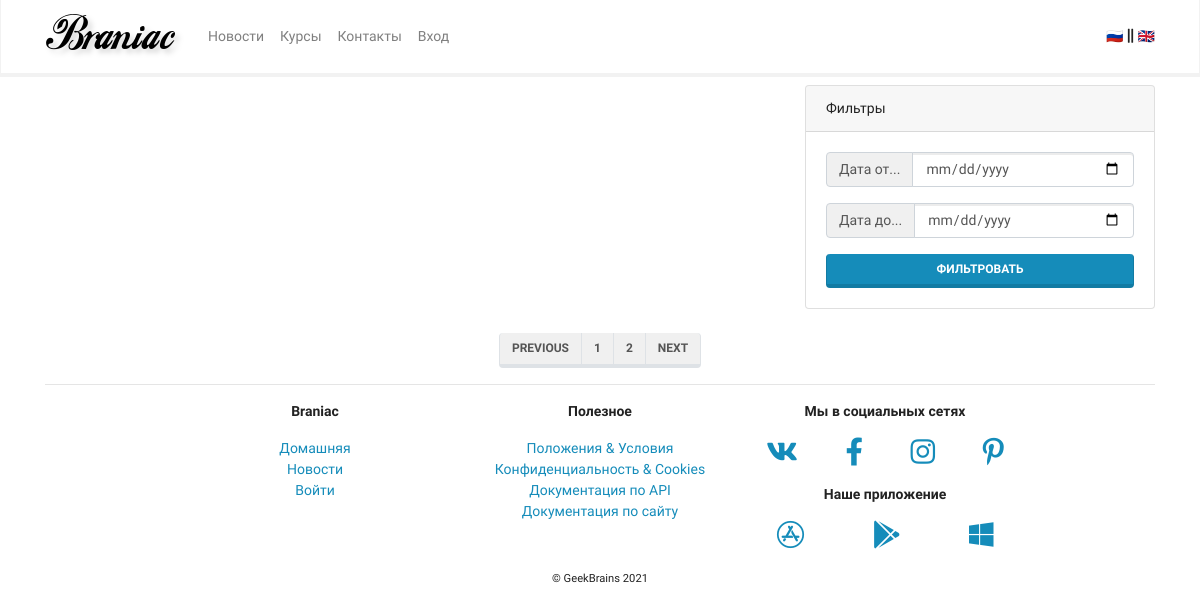
The page /mainapp/news/ on the database as committed earlier.
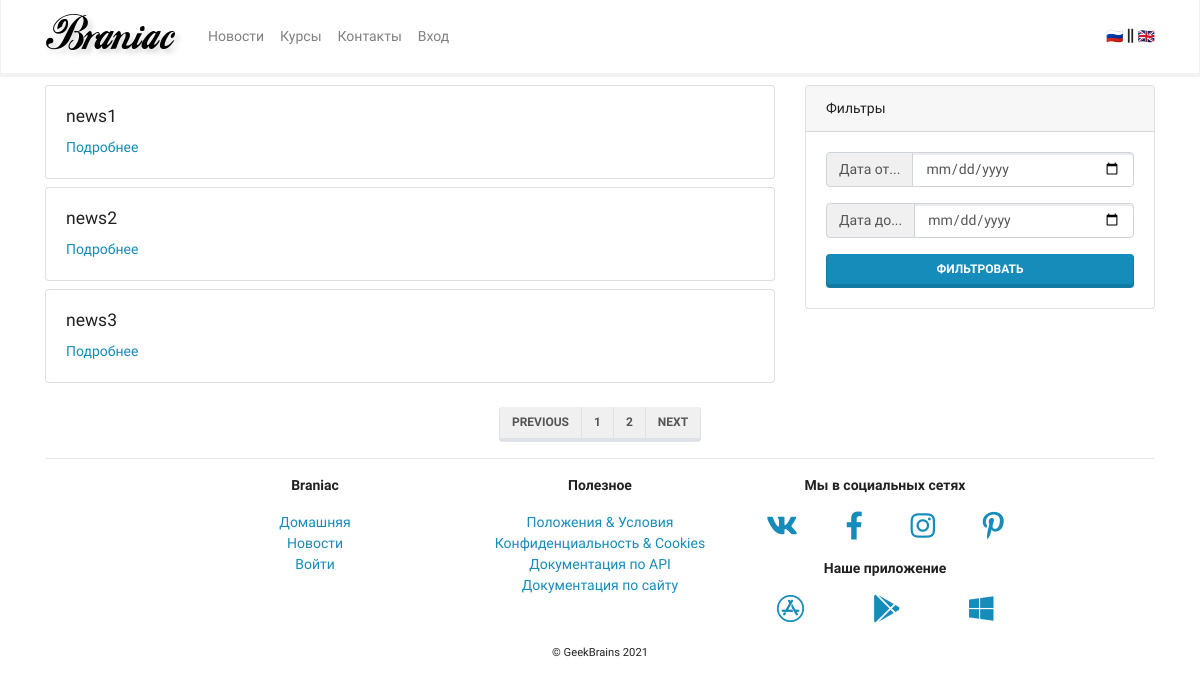
The same page on the database as committed later.
### mainapp/models.py (models this page shows, shortened)
class BaseModel(models.Model):
    created_at = models.DateTimeField(auto_now_add=True, verbose_name='Дата создания')
    updated_at = models.DateTimeField(auto_now=True, verbose_name='Дата последненго изменения')
    deleted = models.BooleanField(default=False, verbose_name='Удален')
    class Meta:
        abstract = True
        ordering = ('-created_at',)

class News(BaseModel):
    objects = NewsManager
    title = models.CharField(max_length=255, verbose_name='Заголовок')
    preamble = models.CharField(max_length=1000, verbose_name='Вступление')
    body = models.TextField(verbose_name='Содержимое')
    body_as_markdown = models.BooleanField(default=False, verbose_name='Способ разметки')
    class Meta:
        verbose_name = 'новость'
        verbose_name_plural = 'новости'

### mainapp/views.py (the view)
# urls.py: path('news/', views.NewsListView.as_view(), name='news'),
class NewsListView(ListView):
    model = News
    paginate_by: 5
    def get_queryset(self):
        return super().get_queryset().filter(deleted=False)

### mainapp/context_processor.py (called while the page is built)
def my_context_processor(request):
    return {
        'foo':'bar'
    }

### mainapp/templates/mainapp/news_list.html (shortened to what this page needs)
{% extends 'mainapp/base.html' %}
{% block content %}
<div class="row">
<div class="col-lg-8">
{% for item in object_list %}
<div class="card my-2">
  <div class="card-body">
    <h5 class="card-title">{{ item.title }}</h5>
        <div class="row">
          <div class="col">
            <a href="{% url 'mainapp:news_detail' pk=item.pk %}" class="card-link">Подробнее</a>
          </div>
        </div>
  </div>
</div>
{% endfor %}
</div>
  <div class="col-lg-4">
    <div class="card my-2 sticky-top">
      <div class="card-header">
      Фильтры
      </div>
      <div class="card-body">
        <form action="">
          <div class="input-group mb-3">
            <div class="input-group-prepend">
              <span class="input-group-text" id="basic-addon1">Дата от...</span>
            </div>
            <input type="date" class="form-control" name="dateFrom">
          </div>
          <div class="input-group mb-3">
            <div class="input-group-prepend">
              <span class="input-group-text" id="basic-addon1">Дата до...</span>
            </div>
            <input type="date" class="form-control" name="dateTo">
          </div>
          <button type="submit"class="btn btn-primary btn-block">Фильтровать</button>
        </form>
      </div>
    </div>
  </div>
</div>
<div class="row justify-content-center align-items-center mt-3 mb-n3">
  <nav aria-label="Page navigation example">
    <ul class="pagination">
      <li class="page-item">
        <a class="page-link" href="#">Previous</a>
      </li>
      <li class="page-item">
        <a class="page-link" href="#">1</a>
      </li>
      <li class="page-item">
        <a class="page-link" href="#">2</a>
      </li>
 <li class="page-item"><a class="page-link" href="#">Next</a></li>
    </ul>
   </nav>
</div>
{% endblock content %}

Rows that differ between the two databases and show on the page:
added News: title "news1"
added News: title "news2"
added News: title "news3"
